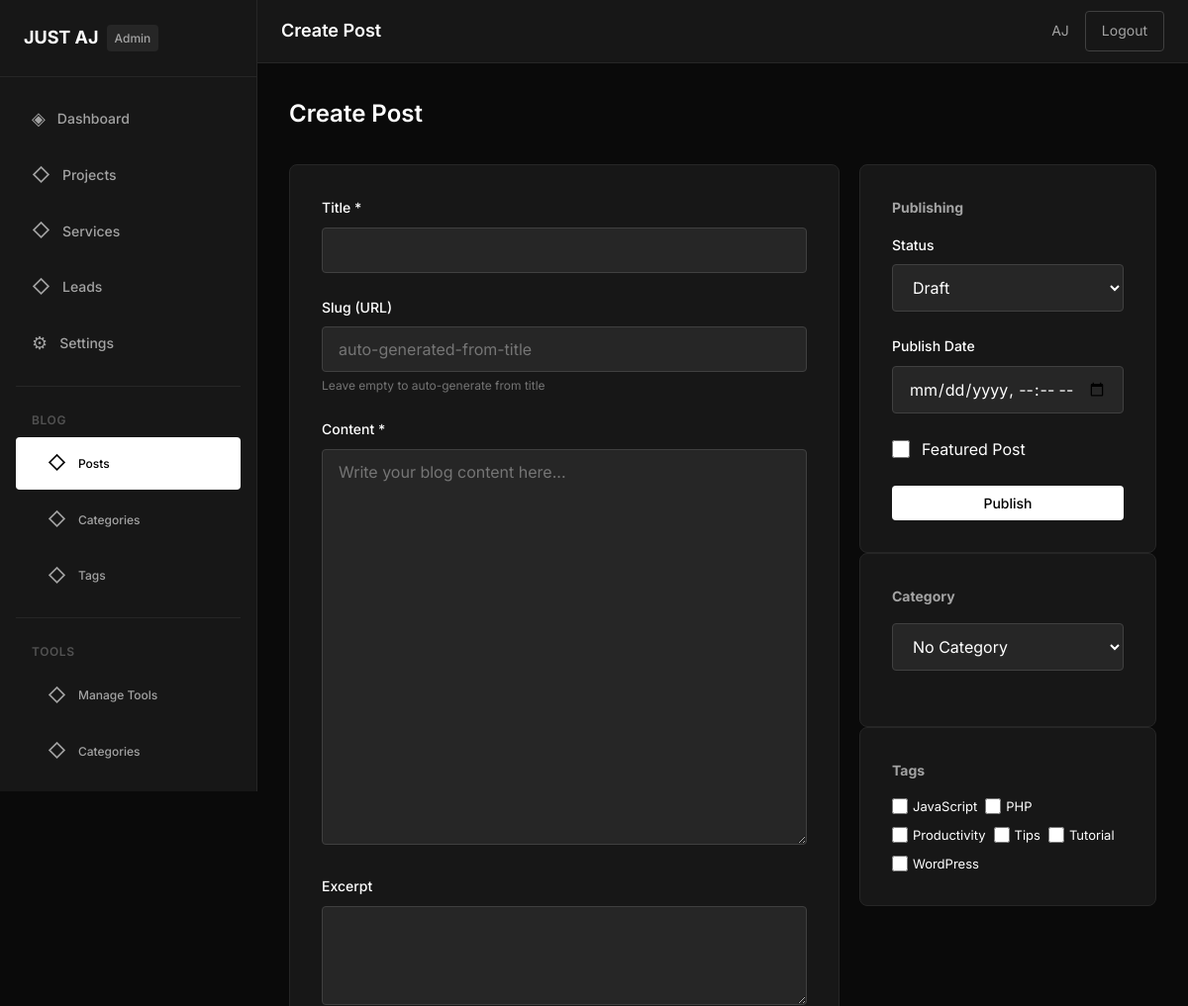
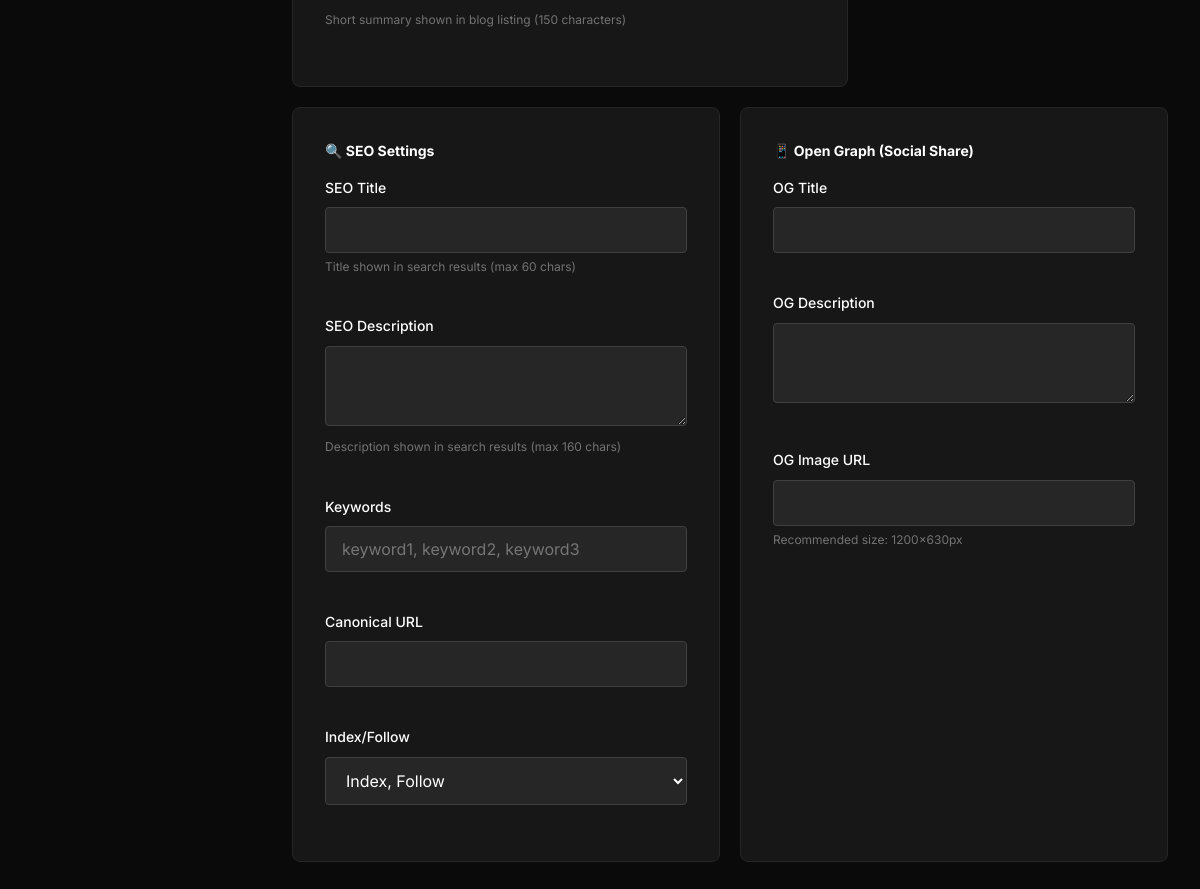
Page /admin/blog/posts/create.php (signed in) on the committed database (2 pictures, top to bottom).
### tables this page shows
CREATE TABLE `settings` (
    `id` INT(11) NOT NULL AUTO_INCREMENT,
    `setting_key` VARCHAR(255) NOT NULL,
    `setting_value` TEXT,
    PRIMARY KEY (`id`),
    UNIQUE KEY `setting_key` (`setting_key`)
);

CREATE TABLE `blog_tags` (
    `id` INT(11) NOT NULL AUTO_INCREMENT,
    `name` VARCHAR(255) NOT NULL,
    `slug` VARCHAR(255) NOT NULL,
    `created_at` TIMESTAMP DEFAULT CURRENT_TIMESTAMP,
    PRIMARY KEY (`id`),
    UNIQUE KEY `slug` (`slug`)
);

### includes/functions.php (called while the page is built, shortened)
<?php
function getSetting($key, $default = '') {
    global $pdo;
    $stmt = $pdo->prepare('SELECT setting_value FROM settings WHERE setting_key = ?');
    $stmt->execute([$key]);
    $result = $stmt->fetch();
    return $result ? $result['setting_value'] : $default;
}

### admin/blog/posts/create.php (the view, shortened to what this page needs)
<?php
$currentPage = 'blog-posts';
require_once '../../../includes/db.php';
require_once '../../../includes/functions.php';
$tags = $pdo->query('SELECT * FROM blog_tags ORDER BY name')->fetchAll();
?>
<?php include '../../../includes/admin-header.php'; ?>
<div class="page-header">
    <h1 class="page-title">Create Post</h1>
</div>
<div class="post-editor">
    <form method="POST" action="" enctype="multipart/form-data">
        <div class="editor-layout">
            <div class="editor-main">
                <div class="form-card">
                    <div class="form-group">
                        <label for="title" class="form-label">Title *</label>
                        <input type="text" id="title" name="title" class="form-input" required value="<?php echo $_POST['title'] ?? ''; ?>">
                    </div>
                    <div class="form-group">
                        <label for="slug" class="form-label">Slug (URL)</label>
                        <input type="text" id="slug" name="slug" class="form-input" placeholder="auto-generated-from-title" value="<?php echo $_POST['slug'] ?? ''; ?>">
                        <p class="form-hint">Leave empty to auto-generate from title</p>
                    </div>
                    <div class="form-group">
                        <label for="content" class="form-label">Content *</label>
                        <textarea id="content" name="content" class="form-textarea" style="min-height: 400px;" placeholder="Write your blog content here..."><?php echo $_POST['content'] ?? ''; ?></textarea>
                    </div>
                    <div class="form-group">
                        <label for="excerpt" class="form-label">Excerpt</label>
                        <textarea id="excerpt" name="excerpt" class="form-textarea" style="min-height: 100px;"><?php echo $_POST['excerpt'] ?? ''; ?></textarea>
                        <p class="form-hint">Short summary shown in blog listing (<?php echo getSetting('blog_excerpt_length', 150); ?> characters)</p>
                    </div>
                </div>
            </div>
            <div class="editor-sidebar">
                <div class="form-card">
                    <h3>Publishing</h3>
                    <div class="form-group">
                        <label for="status" class="form-label">Status</label>
                        <select id="status" name="status" class="form-select">
                            <option value="draft" <?php echo ($_POST['status'] ?? '') === 'draft' ? 'selected' : ''; ?>>Draft</option>
                        </select>
                    </div>
                    <div class="form-group">
                        <label for="published_at" class="form-label">Publish Date</label>
                        <input type="datetime-local" id="published_at" name="published_at" class="form-input" value="<?php echo $_POST['published_at'] ?? ''; ?>">
                    </div>
                    <div class="form-group">
                        <label class="form-checkbox">
                            <input type="checkbox" name="featured" value="yes" <?php echo isset($_POST['featured']) ? 'checked' : ''; ?>>
                            <span>Featured Post</span>
                        </label>
                    </div>
                    <button type="submit" class="btn btn-primary" style="width: 100%;">Publish</button>
                </div>
                <div class="form-card">
                    <h3>Category</h3>
                    <div class="form-group">
                        <select name="category_id" class="form-select">
                            <option value="">No Category</option>
                        </select>
                    </div>
                </div>
                <div class="form-card">
                    <h3>Tags</h3>
                    <div class="tags-list">
                        <?php foreach ($tags as $tag): ?>
                        <label class="tag-checkbox">
                            <input type="checkbox" name="tags[]" value="<?php echo $tag['id']; ?>" <?php echo isset($_POST['tags']) && in_array($tag['id'], $_POST['tags']) ? 'checked' : ''; ?>>
                            <span><?php echo htmlspecialchars($tag['name']); ?></span>
                        </label>
                        <?php endforeach; ?>
                    </div>
                </div>
            </div>
        </div>
    </form>
    <div class="seo-section">
        <div class="form-card">
            <h3>🔍 SEO Settings</h3>
            <div class="seo-grid">
                <div class="form-group">
                    <label for="seo_title" class="form-label">SEO Title</label>
                    <input type="text" id="seo_title" name="seo_title" class="form-input" maxlength="255" value="<?php echo $_POST['seo_title'] ?? ''; ?>">
                    <p class="form-hint">Title shown in search results (max 60 chars)</p>
                </div>
                <div class="form-group">
                    <label for="seo_description" class="form-label">SEO Description</label>
                    <textarea id="seo_description" name="seo_description" class="form-textarea" style="min-height: 80px;" maxlength="320"><?php echo $_POST['seo_description'] ?? ''; ?></textarea>
                    <p class="form-hint">Description shown in search results (max 160 chars)</p>
                </div>
                <div class="form-group">
                    <label for="seo_keywords" class="form-label">Keywords</label>
                    <input type="text" id="seo_keywords" name="seo_keywords" class="form-input" placeholder="keyword1, keyword2, keyword3" value="<?php echo $_POST['seo_keywords'] ?? ''; ?>">
                </div>
                <div class="form-group">
                    <label for="canonical_url" class="form-label">Canonical URL</label>
                    <input type="url" id="canonical_url" name="canonical_url" class="form-input" value="<?php echo $_POST['canonical_url'] ?? ''; ?>">
                </div>
                <div class="form-group">
                    <label for="index_follow" class="form-label">Index/Follow</label>
                    <select id="index_follow" name="index_follow" class="form-select">
                        <option value="index,follow" <?php echo ($_POST['index_follow'] ?? 'index,follow') === 'index,follow' ? 'selected' : ''; ?>>Index, Follow</option>
                    </select>
                </div>
            </div>
        </div>
        <div class="form-card">
            <h3>📱 Open Graph (Social Share)</h3>
            <div class="seo-grid">
                <div class="form-group">
                    <label for="og_title" class="form-label">OG Title</label>
                    <input type="text" id="og_title" name="og_title" class="form-input" maxlength="255" value="<?php echo $_POST['og_title'] ?? ''; ?>">
                </div>
                <div class="form-group">
                    <label for="og_description" class="form-label">OG Description</label>
                    <textarea id="og_description" name="og_description" class="form-textarea" style="min-height: 80px;"><?php echo $_POST['og_description'] ?? ''; ?></textarea>
                </div>
                <div class="form-group">
                    <label for="og_image" class="form-label">OG Image URL</label>
                    <input type="url" id="og_image" name="og_image" class="form-input" value="<?php echo $_POST['og_image'] ?? ''; ?>">
                    <p class="form-hint">Recommended size: 1200x630px</p>
                </div>
            </div>
        </div>
    </div>
</div>
<?php include '../../../includes/admin-footer.php'; ?>

### includes/admin-sidebar.php (shortened to what this page needs)
<aside class="admin-sidebar">
                <div class="sidebar-header">
                    <a href="<?php echo SITE_URL; ?>/admin/dashboard.php" class="sidebar-logo">
                        <span class="logo-text"><?php echo htmlspecialchars(getSetting('site_name', 'AJ OS')); ?></span>
                        <span class="logo-badge">Admin</span>
                    </a>
                </div>
                <nav class="sidebar-nav">
                    <ul class="nav-menu">
                        <li class="nav-item">
                            <a href="<?php echo SITE_URL; ?>/admin/dashboard.php" class="nav-link <?php echo $currentPage === 'dashboard' ? 'active' : ''; ?>">
                                <span class="nav-icon">◈</span>
                                Dashboard
                            </a>
                        </li>
                        <li class="nav-item">
                            <a href="<?php echo SITE_URL; ?>/admin/projects/index.php" class="nav-link <?php echo $currentPage === 'projects' ? 'active' : ''; ?>">
                                <span class="nav-icon">◇</span>
                                Projects
                            </a>
                        </li>
                        <li class="nav-item">
                            <a href="<?php echo SITE_URL; ?>/admin/services/index.php" class="nav-link <?php echo $currentPage === 'services' ? 'active' : ''; ?>">
                                <span class="nav-icon">◇</span>
                                Services
                            </a>
                        </li>
                        <li class="nav-item">
                            <a href="<?php echo SITE_URL; ?>/admin/leads/index.php" class="nav-link <?php echo $currentPage === 'leads' ? 'active' : ''; ?>">
                                <span class="nav-icon">◇</span>
                                Leads
                            </a>
                        </li>
                        <li class="nav-item">
                            <a href="<?php echo SITE_URL; ?>/admin/settings.php" class="nav-link <?php echo $currentPage === 'settings' ? 'active' : ''; ?>">
                                <span class="nav-icon">⚙</span>
                                Settings
                            </a>
                        </li>
                    </ul>
                    <div class="nav-divider"></div>
                    <p class="nav-label">Blog</p>
                    <ul class="nav-menu">
                        <li class="nav-item nav-sub">
                            <a href="<?php echo SITE_URL; ?>/admin/blog/posts/" class="nav-link <?php echo $currentPage === 'blog-posts' ? 'active' : ''; ?>">
                                <span class="nav-icon">◇</span>
                                Posts
                            </a>
                        </li>
                        <li class="nav-item nav-sub">
                            <a href="<?php echo SITE_URL; ?>/admin/blog/categories/" class="nav-link <?php echo $currentPage === 'blog-categories' ? 'active' : ''; ?>">
                                <span class="nav-icon">◇</span>
                                Categories
                            </a>
                        </li>
                        <li class="nav-item nav-sub">
                            <a href="<?php echo SITE_URL; ?>/admin/blog/tags/" class="nav-link <?php echo $currentPage === 'blog-tags' ? 'active' : ''; ?>">
                                <span class="nav-icon">◇</span>
                                Tags
                            </a>
                        </li>
                    </ul>
                    <div class="nav-divider"></div>
                    <p class="nav-label">Tools</p>
                    <ul class="nav-menu">
                        <li class="nav-item nav-sub">
                            <a href="<?php echo SITE_URL; ?>/admin/tools/tools/" class="nav-link <?php echo $currentPage === 'tools-manage' ? 'active' : ''; ?>">
                                <span class="nav-icon">◇</span>
                                Manage Tools
                            </a>
                        </li>
                        <li class="nav-item nav-sub">
                            <a href="<?php echo SITE_URL; ?>/admin/tools/categories/" class="nav-link <?php echo $currentPage === 'tool-categories' ? 'active' : ''; ?>">
                                <span class="nav-icon">◇</span>
                                Categories
                            </a>
                        </li>
                    </ul>
                </nav>
            </aside>

### admin/blog/posts/create.php (style rules this page uses)
.editor-layout { display: grid; grid-template-columns: 1fr 300px; gap: 20px; margin-bottom: 20px; }
.editor-sidebar h3 { font-size: 14px; margin-bottom: 15px; color: var(--color-gray-400); }
.tags-list { display: flex; flex-wrap: wrap; gap: 8px; }
.tag-checkbox { display: flex; align-items: center; gap: 5px; font-size: 13px; }
.tag-checkbox input { width: 16px; height: 16px; }
.seo-section { display: grid; grid-template-columns: 1fr 1fr; gap: 20px; }
.seo-section h3 { font-size: 14px; margin-bottom: 15px; }
.seo-grid { display: grid; gap: 15px; }

### rows in the picture
settings: setting_value "JUST AJ"
settings: setting_value "150"
blog_tags: name "JavaScript"
blog_tags: name "PHP"
blog_tags: name "Productivity"
blog_tags: name "Tips"
blog_tags: name "Tutorial"
blog_tags: name "WordPress"

### other values in the picture
$pageTitle "Create Post"
$currentAdmin['name'] "AJ"
